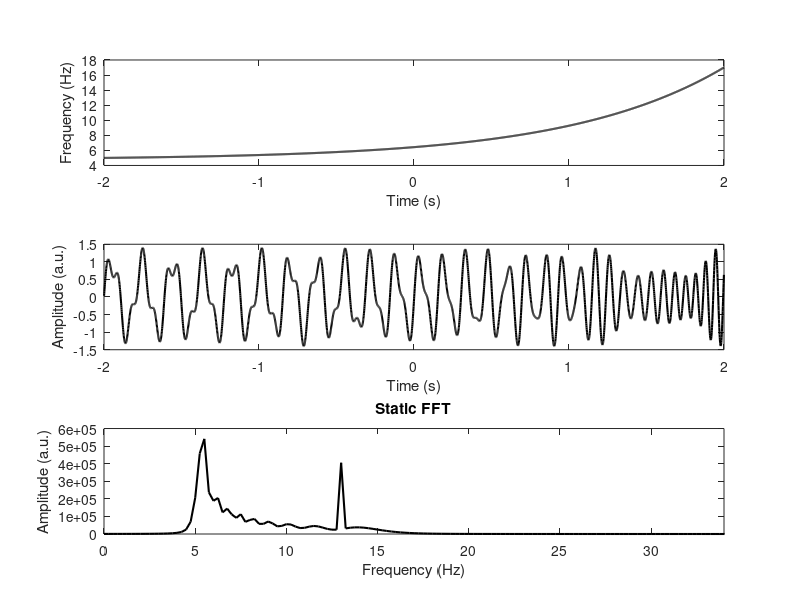
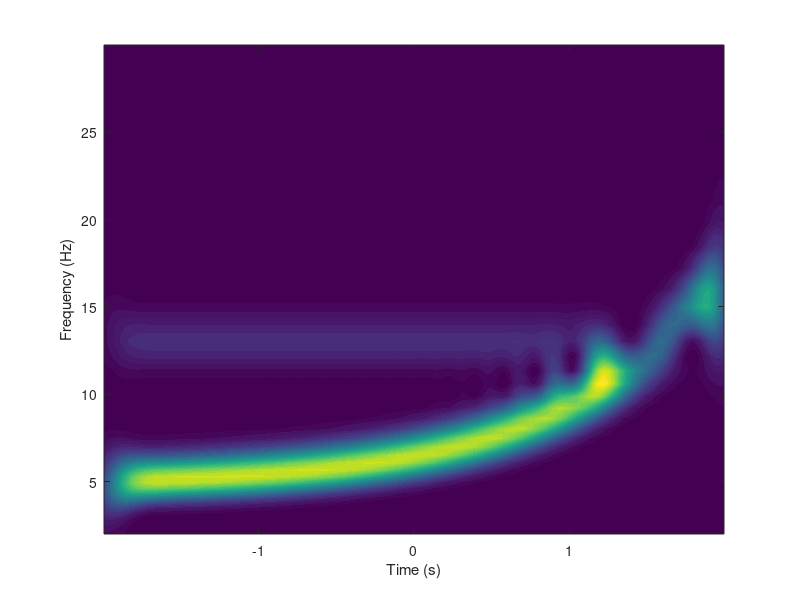
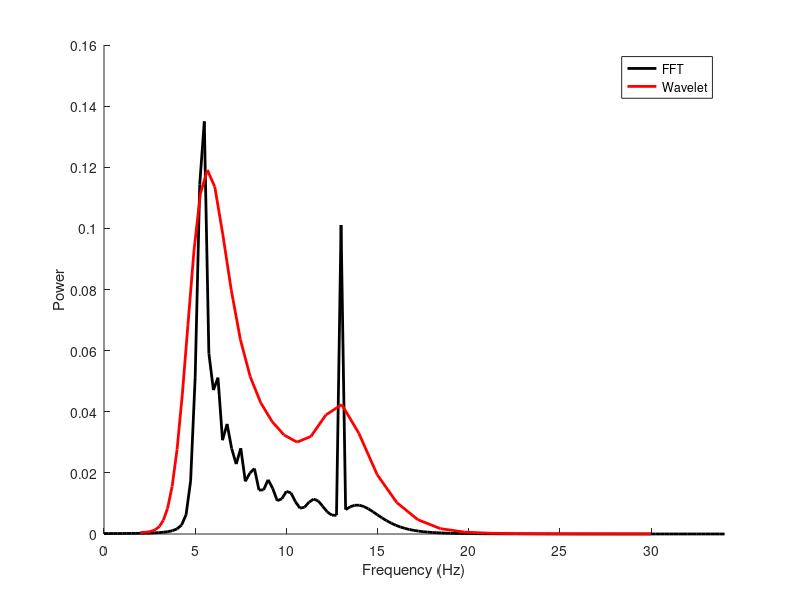

Write the MATLAB code that produced these figures, in order.
%%
%     COURSE: Solved problems in neural time series analysis
%    SECTION: Time-frequency analyses
%      VIDEO: Compare wavelet-derived spectrum and FFT
% Instructor: sincxpress.com
%
%%
clear, clc

%% create a nonlinear chirp

% simulation parameters
srate = 1001;
pnts  = srate*4;
timev = (0:pnts-1)/srate;
timev = timev - mean(timev);

% chirp parameters (in Hz)
minfreq =  5;
maxfreq = 17;

% exponential function, scaled to [0 1]
fm = exp( timev );
fm = fm-min(fm);
fm = fm./max(fm);

% finally, scale to frequency ranges
fm = fm*(maxfreq-minfreq) + minfreq;

% now for chirp
churp = sin(2*pi*((timev+cumsum(fm))/srate));

% add a pure sine wave
churp = churp + .4*sin(2*pi*13*timev);

%% plotting

figure(1), clf

% frequency time series
subplot(311)
plot(timev,fm,'k','linew',1.5)
xlabel('Time (s)'), ylabel('Frequency (Hz)')

% plot the chirp
subplot(312)
plot(timev,churp,'k','linew',1.5)
xlabel('Time (s)'), ylabel('Amplitude (a.u.)')

% power spectrum
subplot(313)
plot(linspace(0,srate,pnts),abs(fft(churp)).^2,'k','linew',1.5)
xlabel('Frequency (Hz)'), ylabel('Amplitude (a.u.)')
set(gca,'xlim',[0 maxfreq*2])
title('Static FFT')

%% create wavelets

% wavelet parameters
minFreq =  2; % Hz
maxFreq = 30; % Hz
numfrex = 40;

% vector of wavelet frequencies
frex = logspace(log10(minFreq),log10(maxFreq),numfrex);

% Gaussian parameters
fwhms = logspace(log10(.4),log10(.2),numfrex);

% initialize
cmw = zeros(numfrex,pnts);

for fi=1:numfrex

    % create complex sine wave
    csw = exp( 1i* 2*pi*frex(fi)*timev );

    % create the two Gaussian
    gaus = exp( -4*log(2)*timev.^2 / fwhms(fi)^2 );

    % now create the complex Morlet wavelets
    cmw(fi,:) = csw .* gaus;
end

%% convolution

% NOTE: There was a typo in the video; it should be -1 not +1
nConv = 2*pnts - 1;
halfw = floor(pnts/2);

% initialize
tf = zeros(numfrex,pnts);

% FFT of data (doesn't change over frequencies!)
dataX = fft(churp,nConv);

for fi=1:numfrex

    % wavelet spectrum
    waveX = fft(cmw(fi,:),nConv);
    waveX = waveX./max(waveX);

    % convolution
    convres = ifft( dataX.*waveX );
    convres = convres(halfw:end-halfw);

    % extract power
    tf(fi,:) = abs(convres).^2;
end

figure(2), clf
contourf(timev,frex,tf,40,'linecolor','none')
xlabel('Time (s)'), ylabel('Frequency (Hz)')

%% comparison

% FFT
fftpower = (2*abs(fft(churp)/pnts)).^2;
hz = linspace(0,srate/2,floor(pnts/2)+1);

figure(3), clf, hold on
plot(hz,fftpower(1:length(hz)),'k','linew',2)
plot(frex,mean(tf,2),'r','linew',2)
set(gca,'xlim',[0 maxfreq*2])
xlabel('Frequency (Hz)'), ylabel('Power')
legend({'FFT';'Wavelet'})

%% done.
